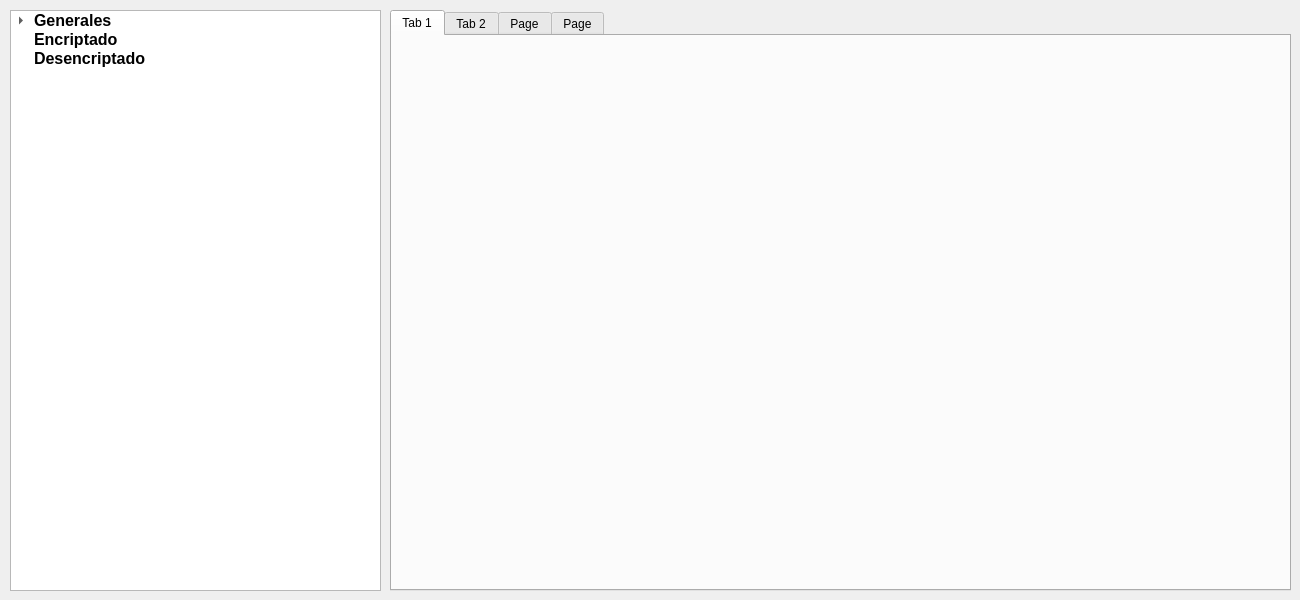
<?xml version="1.0" encoding="UTF-8"?>
<ui version="4.0">
 <class>frmrsa</class>
 <widget class="QMainWindow" name="frmrsa">
  <property name="geometry">
   <rect>
    <x>0</x>
    <y>0</y>
    <width>1300</width>
    <height>600</height>
   </rect>
  </property>
  <property name="minimumSize">
   <size>
    <width>1300</width>
    <height>600</height>
   </size>
  </property>
  <property name="maximumSize">
   <size>
    <width>1300</width>
    <height>600</height>
   </size>
  </property>
  <property name="windowTitle">
   <string>CryptoRSA</string>
  </property>
  <property name="windowIcon">
   <iconset>
    <normaloff>files/privacy.ico</normaloff>files/privacy.ico</iconset>
  </property>
  <widget class="QWidget" name="centralwidget">
   <widget class="QTreeWidget" name="treeWidget">
    <property name="geometry">
     <rect>
      <x>10</x>
      <y>10</y>
      <width>371</width>
      <height>581</height>
     </rect>
    </property>
    <property name="font">
     <font>
      <pointsize>12</pointsize>
      <weight>75</weight>
      <bold>true</bold>
     </font>
    </property>
    <property name="editTriggers">
     <set>QAbstractItemView::DoubleClicked|QAbstractItemView::EditKeyPressed|QAbstractItemView::SelectedClicked</set>
    </property>
    <property name="alternatingRowColors">
     <bool>false</bool>
    </property>
    <property name="iconSize">
     <size>
      <width>45</width>
      <height>45</height>
     </size>
    </property>
    <property name="textElideMode">
     <enum>Qt::ElideRight</enum>
    </property>
    <property name="uniformRowHeights">
     <bool>false</bool>
    </property>
    <property name="itemsExpandable">
     <bool>true</bool>
    </property>
    <property name="sortingEnabled">
     <bool>false</bool>
    </property>
    <property name="animated">
     <bool>false</bool>
    </property>
    <property name="headerHidden">
     <bool>true</bool>
    </property>
    <attribute name="headerVisible">
     <bool>false</bool>
    </attribute>
    <attribute name="headerCascadingSectionResizes">
     <bool>false</bool>
    </attribute>
    <column>
     <property name="text">
      <string>1. Opciones</string>
     </property>
    </column>
    <item>
     <property name="text">
      <string>Generales</string>
     </property>
     <property name="icon">
      <iconset>
       <normaloff>files/generales.ico</normaloff>files/generales.ico</iconset>
     </property>
     <property name="flags">
      <set>ItemIsSelectable|ItemIsEnabled</set>
     </property>
     <item>
      <property name="text">
       <string>Generación de Llaves</string>
      </property>
      <property name="font">
       <font>
        <pointsize>10</pointsize>
       </font>
      </property>
      <property name="icon">
       <iconset>
        <normaloff>files/key.ico</normaloff>files/key.ico</iconset>
      </property>
      <property name="flags">
       <set>ItemIsSelectable|ItemIsEnabled</set>
      </property>
     </item>
     <item>
      <property name="text">
       <string>Acerca del Programa</string>
      </property>
      <property name="font">
       <font>
        <pointsize>10</pointsize>
       </font>
      </property>
      <property name="icon">
       <iconset>
        <normaloff>files/info.ico</normaloff>files/info.ico</iconset>
      </property>
      <property name="flags">
       <set>ItemIsSelectable|ItemIsEnabled</set>
      </property>
     </item>
    </item>
    <item>
     <property name="text">
      <string>Encriptado</string>
     </property>
     <property name="icon">
      <iconset>
       <normaloff>files/Encriptado.ico</normaloff>files/Encriptado.ico</iconset>
     </property>
     <property name="flags">
      <set>ItemIsSelectable|ItemIsEnabled</set>
     </property>
    </item>
    <item>
     <property name="text">
      <string>Desencriptado</string>
     </property>
     <property name="icon">
      <iconset>
       <normaloff>files/Desencriptado.ico</normaloff>files/Desencriptado.ico</iconset>
     </property>
     <property name="flags">
      <set>ItemIsSelectable|ItemIsEnabled</set>
     </property>
    </item>
   </widget>
   <widget class="QTabWidget" name="tabpanel">
    <property name="enabled">
     <bool>true</bool>
    </property>
    <property name="geometry">
     <rect>
      <x>390</x>
      <y>10</y>
      <width>901</width>
      <height>581</height>
     </rect>
    </property>
    <property name="styleSheet">
     <string notr="true">QTabWidget::tab::disabled {width: 0; height: 0; margin: 0; padding: 0; border: none;} </string>
    </property>
    <property name="tabPosition">
     <enum>QTabWidget::North</enum>
    </property>
    <property name="tabShape">
     <enum>QTabWidget::Rounded</enum>
    </property>
    <property name="currentIndex">
     <number>0</number>
    </property>
    <property name="elideMode">
     <enum>Qt::ElideNone</enum>
    </property>
    <property name="usesScrollButtons">
     <bool>true</bool>
    </property>
    <property name="documentMode">
     <bool>false</bool>
    </property>
    <property name="tabsClosable">
     <bool>false</bool>
    </property>
    <property name="movable">
     <bool>false</bool>
    </property>
    <property name="tabBarAutoHide">
     <bool>false</bool>
    </property>
    <widget class="QWidget" name="tabgenera_llave">
     <property name="enabled">
      <bool>true</bool>
     </property>
     <property name="font">
      <font>
       <pointsize>12</pointsize>
      </font>
     </property>
     <property name="styleSheet">
      <string notr="true"/>
     </property>
     <attribute name="title">
      <string>Tab 1</string>
     </attribute>
    </widget>
    <widget class="QWidget" name="tab_about_us">
     <property name="enabled">
      <bool>true</bool>
     </property>
     <property name="font">
      <font>
       <pointsize>12</pointsize>
      </font>
     </property>
     <property name="styleSheet">
      <string notr="true"/>
     </property>
     <attribute name="title">
      <string>Tab 2</string>
     </attribute>
     <widget class="QPlainTextEdit" name="plainTextEdit">
      <property name="geometry">
       <rect>
        <x>10</x>
        <y>10</y>
        <width>881</width>
        <height>541</height>
       </rect>
      </property>
      <property name="font">
       <font>
        <pointsize>14</pointsize>
       </font>
      </property>
      <property name="frameShape">
       <enum>QFrame::NoFrame</enum>
      </property>
      <property name="frameShadow">
       <enum>QFrame::Plain</enum>
      </property>
      <property name="readOnly">
       <bool>true</bool>
      </property>
      <property name="plainText">
       <string>Encriptado y Desencriptado de archivos .txt basado en la criptografía RSA, utilizando una clave pública y privada.

El programa facilita la generación y exportación de la clave publica y privada que es utilizada para la encriptación y desencriptación del archivo.

Opciones:
     
     Generales
          Generación de Llaves: Opción para generar la llave Pública y Privada
          Acerca del Programa: Información general del programa

     Encriptado: Opción donde se seleccionara la llave para 
     encriptado y el archivo a encriptar

     Desencriptado: Opción donde se seleccionara la llave para la 
     desencriptación y el archivo .txt a desencriptar.

---
Pablo Sao - 11540
Mirka Monzón - 18130</string>
      </property>
      <property name="textInteractionFlags">
       <set>Qt::NoTextInteraction</set>
      </property>
      <property name="backgroundVisible">
       <bool>false</bool>
      </property>
      <property name="centerOnScroll">
       <bool>false</bool>
      </property>
     </widget>
    </widget>
    <widget class="QWidget" name="tabEncriptado">
     <property name="enabled">
      <bool>false</bool>
     </property>
     <property name="font">
      <font>
       <pointsize>12</pointsize>
      </font>
     </property>
     <property name="styleSheet">
      <string notr="true"/>
     </property>
     <attribute name="title">
      <string>Page</string>
     </attribute>
    </widget>
    <widget class="QWidget" name="tabDesencriptado">
     <property name="enabled">
      <bool>false</bool>
     </property>
     <property name="font">
      <font>
       <pointsize>12</pointsize>
      </font>
     </property>
     <property name="styleSheet">
      <string notr="true"/>
     </property>
     <attribute name="title">
      <string>Page</string>
     </attribute>
    </widget>
   </widget>
  </widget>
  <action name="actionGenerar_Llaves">
   <property name="text">
    <string>Generar Llaves</string>
   </property>
  </action>
 </widget>
 <resources/>
 <connections/>
</ui>
